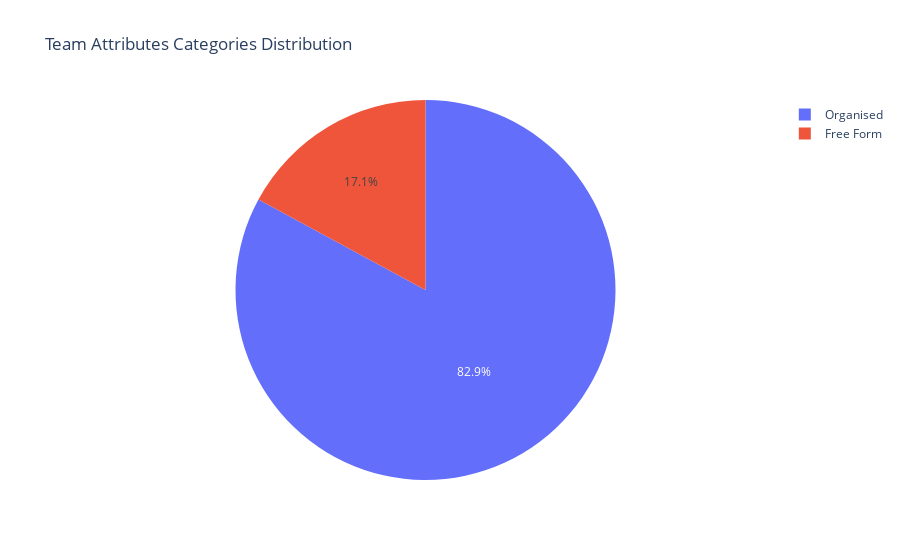

Source (notebook cell):
### Code cell
category_counts = teams_data['chance_creation_positioning'].value_counts()

# Create a pie chart using Plotly Express
fig = px.pie(
    values=category_counts,
    names=category_counts.index,
    title='Team Attributes Categories Distribution'
)

fig.show()

### Figure 1 — Plotly figure (JSON) as saved in the notebook; plotly's stock layout.template omitted (floating-point values rounded to 4 significant figures)
{"data": [{"domain": {"x": [0, 1], "y": [0, 1]}, "hovertemplate": "label=%{label}<br>value=%{value}<extra></extra>", "labels": ["Organised", "Free Form"], "legendgroup": "", "name": "", "showlegend": true, "type": "pie", "values": [3812, 786]}], "layout": {"legend": {"tracegroupgap": 0}, "title": {"text": "Team Attributes Categories Distribution"}}}
